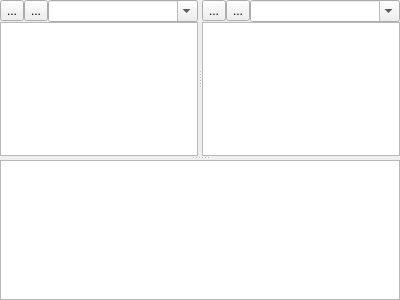
<?xml version="1.0" encoding="UTF-8"?>
<ui version="4.0">
 <class>DirsAndTaskMsgForm</class>
 <widget class="QWidget" name="DirsAndTaskMsgForm">
  <property name="geometry">
   <rect>
    <x>0</x>
    <y>0</y>
    <width>400</width>
    <height>300</height>
   </rect>
  </property>
  <layout class="QVBoxLayout" name="verticalLayout_3">
   <property name="leftMargin">
    <number>0</number>
   </property>
   <property name="topMargin">
    <number>0</number>
   </property>
   <property name="rightMargin">
    <number>0</number>
   </property>
   <property name="bottomMargin">
    <number>0</number>
   </property>
   <item>
    <widget class="QSplitter" name="splitter_1">
     <property name="orientation">
      <enum>Qt::Orientation::Vertical</enum>
     </property>
     <widget class="QSplitter" name="splitter_1_2">
      <property name="orientation">
       <enum>Qt::Orientation::Horizontal</enum>
      </property>
      <widget class="QWidget" name="layoutWidget1">
       <layout class="QVBoxLayout" name="verticalLayout_1">
        <property name="spacing">
         <number>0</number>
        </property>
        <item>
         <layout class="QHBoxLayout" name="horizontalLayout_1_1">
          <property name="spacing">
           <number>0</number>
          </property>
          <item>
           <widget class="QToolButton" name="toolButton_LocalUp">
            <property name="text">
             <string>...</string>
            </property>
            <property name="icon">
             <iconset resource="../resource/ffftpgui.qrc">
              <normaloff>:/folderup.png</normaloff>:/folderup.png</iconset>
            </property>
           </widget>
          </item>
          <item>
           <widget class="QToolButton" name="toolButton_LocalOpen">
            <property name="text">
             <string>...</string>
            </property>
            <property name="icon">
             <iconset resource="../resource/ffftpgui.qrc">
              <normaloff>:/folderopen.png</normaloff>:/folderopen.png</iconset>
            </property>
           </widget>
          </item>
          <item>
           <widget class="QComboBox" name="comboBox_LocalDir">
            <property name="editable">
             <bool>true</bool>
            </property>
           </widget>
          </item>
         </layout>
        </item>
        <item>
         <widget class="QTreeView" name="treeView_LocalDir"/>
        </item>
       </layout>
      </widget>
      <widget class="QWidget" name="layoutWidget2">
       <layout class="QVBoxLayout" name="verticalLayout_2">
        <property name="spacing">
         <number>0</number>
        </property>
        <item>
         <layout class="QHBoxLayout" name="horizontalLayout_2_1">
          <property name="spacing">
           <number>0</number>
          </property>
          <item>
           <widget class="QToolButton" name="toolButton_RemoteUp">
            <property name="text">
             <string>...</string>
            </property>
            <property name="icon">
             <iconset resource="../resource/ffftpgui.qrc">
              <normaloff>:/folderup.png</normaloff>:/folderup.png</iconset>
            </property>
           </widget>
          </item>
          <item>
           <widget class="QToolButton" name="toolButton_RemoteOpen">
            <property name="text">
             <string>...</string>
            </property>
            <property name="icon">
             <iconset resource="../resource/ffftpgui.qrc">
              <normaloff>:/folderopen.png</normaloff>:/folderopen.png</iconset>
            </property>
           </widget>
          </item>
          <item>
           <widget class="QComboBox" name="comboBox_RemoteDir">
            <property name="editable">
             <bool>true</bool>
            </property>
           </widget>
          </item>
         </layout>
        </item>
        <item>
         <widget class="QTreeView" name="treeView_RemoteDir"/>
        </item>
       </layout>
      </widget>
     </widget>
     <widget class="QTextEdit" name="textEdit_TaskMsg">
      <property name="undoRedoEnabled">
       <bool>false</bool>
      </property>
      <property name="readOnly">
       <bool>true</bool>
      </property>
     </widget>
    </widget>
   </item>
  </layout>
 </widget>
 <tabstops>
  <tabstop>toolButton_LocalUp</tabstop>
  <tabstop>toolButton_LocalOpen</tabstop>
  <tabstop>comboBox_LocalDir</tabstop>
  <tabstop>treeView_LocalDir</tabstop>
  <tabstop>toolButton_RemoteUp</tabstop>
  <tabstop>toolButton_RemoteOpen</tabstop>
  <tabstop>comboBox_RemoteDir</tabstop>
  <tabstop>treeView_RemoteDir</tabstop>
  <tabstop>textEdit_TaskMsg</tabstop>
 </tabstops>
 <resources>
  <include location="../resource/ffftpgui.qrc"/>
 </resources>
 <connections>
  <connection>
   <sender>treeView_LocalDir</sender>
   <signal>doubleClicked(QModelIndex)</signal>
   <receiver>DirsAndTaskMsgForm</receiver>
   <slot>onDoubleClicked_treeView_LocalDir(QModelIndex)</slot>
   <hints>
    <hint type="sourcelabel">
     <x>98</x>
     <y>90</y>
    </hint>
    <hint type="destinationlabel">
     <x>199</x>
     <y>149</y>
    </hint>
   </hints>
  </connection>
  <connection>
   <sender>treeView_RemoteDir</sender>
   <signal>doubleClicked(QModelIndex)</signal>
   <receiver>DirsAndTaskMsgForm</receiver>
   <slot>onDoubleClicked_treeView_RemoteDir(QModelIndex)</slot>
   <hints>
    <hint type="sourcelabel">
     <x>301</x>
     <y>90</y>
    </hint>
    <hint type="destinationlabel">
     <x>199</x>
     <y>149</y>
    </hint>
   </hints>
  </connection>
  <connection>
   <sender>toolButton_LocalUp</sender>
   <signal>clicked()</signal>
   <receiver>DirsAndTaskMsgForm</receiver>
   <slot>onClicked_toolButton_LocalUp()</slot>
   <hints>
    <hint type="sourcelabel">
     <x>24</x>
     <y>14</y>
    </hint>
    <hint type="destinationlabel">
     <x>199</x>
     <y>149</y>
    </hint>
   </hints>
  </connection>
  <connection>
   <sender>toolButton_LocalOpen</sender>
   <signal>clicked()</signal>
   <receiver>DirsAndTaskMsgForm</receiver>
   <slot>onClicked_toolButton_LocalOpen()</slot>
   <hints>
    <hint type="sourcelabel">
     <x>36</x>
     <y>12</y>
    </hint>
    <hint type="destinationlabel">
     <x>199</x>
     <y>149</y>
    </hint>
   </hints>
  </connection>
  <connection>
   <sender>toolButton_RemoteUp</sender>
   <signal>clicked()</signal>
   <receiver>DirsAndTaskMsgForm</receiver>
   <slot>onClicked_toolButton_RemoteUp()</slot>
   <hints>
    <hint type="sourcelabel">
     <x>216</x>
     <y>12</y>
    </hint>
    <hint type="destinationlabel">
     <x>199</x>
     <y>149</y>
    </hint>
   </hints>
  </connection>
  <connection>
   <sender>toolButton_RemoteOpen</sender>
   <signal>clicked()</signal>
   <receiver>DirsAndTaskMsgForm</receiver>
   <slot>onClicked_toolButton_RemoteOpen()</slot>
   <hints>
    <hint type="sourcelabel">
     <x>239</x>
     <y>12</y>
    </hint>
    <hint type="destinationlabel">
     <x>199</x>
     <y>149</y>
    </hint>
   </hints>
  </connection>
  <connection>
   <sender>comboBox_LocalDir</sender>
   <signal>currentIndexChanged(int)</signal>
   <receiver>DirsAndTaskMsgForm</receiver>
   <slot>onCurrentIndexChanged_comboBox_LocalDir(int)</slot>
   <hints>
    <hint type="sourcelabel">
     <x>121</x>
     <y>12</y>
    </hint>
    <hint type="destinationlabel">
     <x>199</x>
     <y>149</y>
    </hint>
   </hints>
  </connection>
  <connection>
   <sender>comboBox_RemoteDir</sender>
   <signal>currentIndexChanged(int)</signal>
   <receiver>DirsAndTaskMsgForm</receiver>
   <slot>onCurrentIndexChanged_comboBox_RemoteDir(int)</slot>
   <hints>
    <hint type="sourcelabel">
     <x>324</x>
     <y>12</y>
    </hint>
    <hint type="destinationlabel">
     <x>199</x>
     <y>149</y>
    </hint>
   </hints>
  </connection>
 </connections>
 <slots>
  <slot>onDoubleClicked_treeView_LocalDir(QModelIndex)</slot>
  <slot>onDoubleClicked_treeView_RemoteDir(QModelIndex)</slot>
  <slot>onClicked_toolButton_LocalUp()</slot>
  <slot>onClicked_toolButton_LocalOpen()</slot>
  <slot>onClicked_toolButton_RemoteUp()</slot>
  <slot>onClicked_toolButton_RemoteOpen()</slot>
  <slot>onCurrentIndexChanged_comboBox_LocalDir(int)</slot>
  <slot>onCurrentIndexChanged_comboBox_RemoteDir(int)</slot>
 </slots>
</ui>
